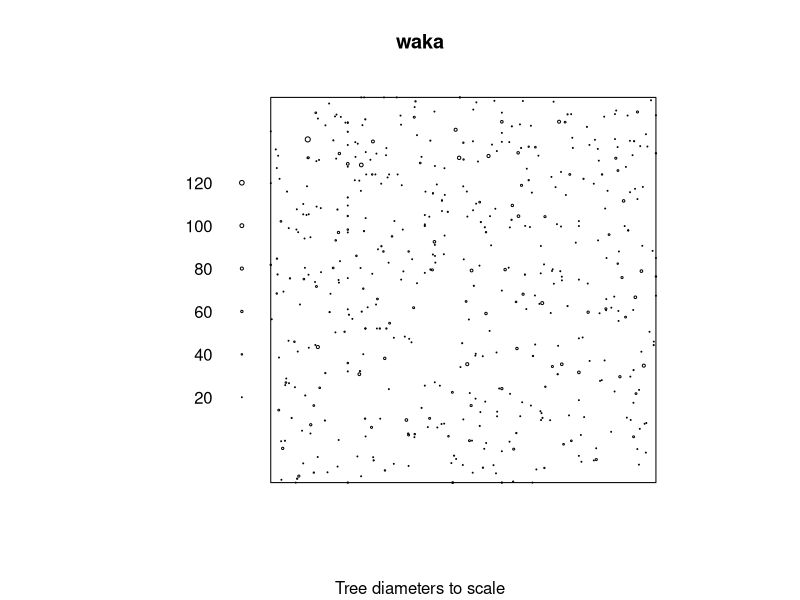
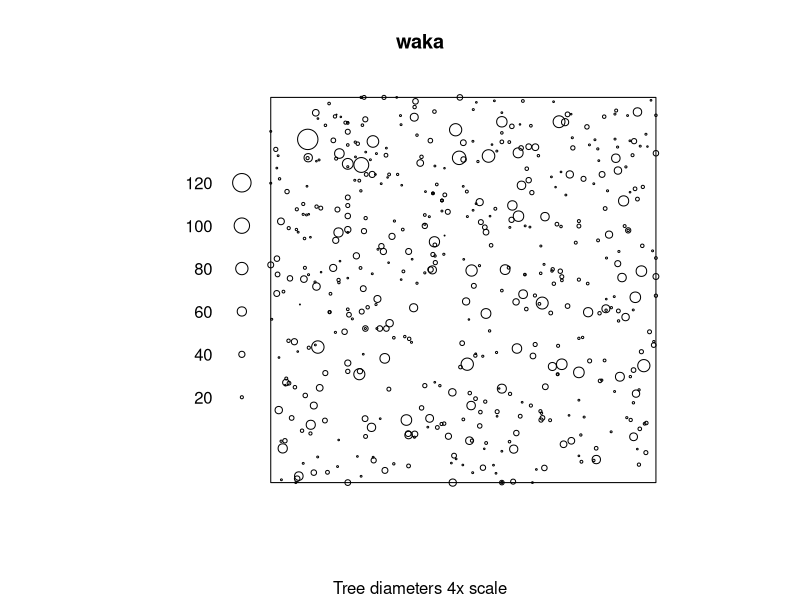

R code for these plots, in order:
library(spatstat.data)


### Name: waka
### Title: Trees in Waka national park
### Aliases: waka
### Keywords: datasets spatial

### ** Examples

data(waka)
  if(require(spatstat)) {
plot(waka, markscale=0.01)
title(sub="Tree diameters to scale")
plot(waka, markscale=0.04)
title(sub="Tree diameters 4x scale")
   }
